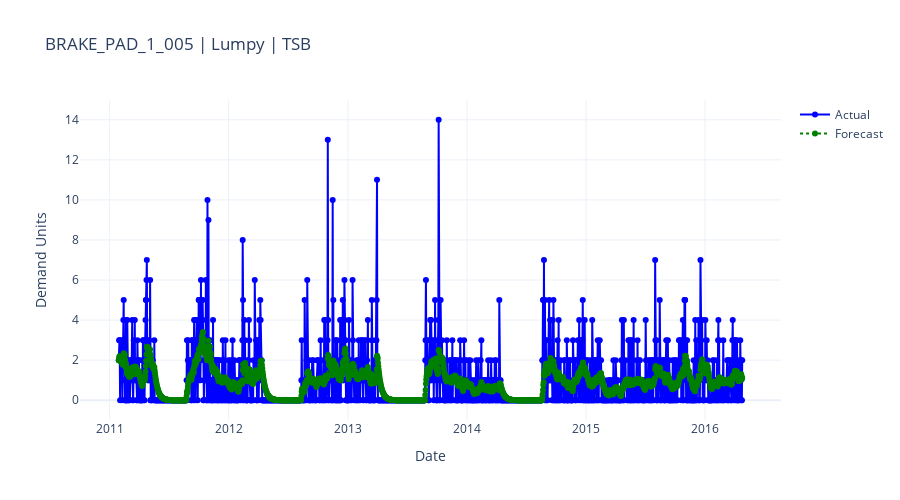

Notebook code for this chart:
### Code cell
import pandas as pd
import plotly.graph_objects as go
import ipywidgets as widgets
from IPython.display import display, clear_output

# Create dropdown
sku_selector = widgets.Dropdown(
    options=sorted(merged['part_id'].unique()),
    description='Select SKU:',
    layout=widgets.Layout(width='60%'),
    style={'description_width': 'initial'}
)

# Output widget for the plot
plot_output = widgets.Output()

# Update function using go.Figure()
def update_forecast_plot(part_id):
    with plot_output:
        clear_output(wait=True)

        sku_df = merged[merged['part_id'] == part_id].sort_values("date")

        if sku_df.empty:
            print(f"No data found for {part_id}")
            return

        actual = sku_df['daily_demand_units']
        forecasted = sku_df['forecast']
        dates = pd.to_datetime(sku_df['date'])

        fig = go.Figure()
        fig.add_trace(go.Scatter(x=dates, y=actual, mode='lines+markers', name='Actual', line=dict(color='blue')))
        fig.add_trace(go.Scatter(x=dates, y=forecasted, mode='lines+markers', name='Forecast', line=dict(color='green', dash='dot')))

        method = sku_df['model_used'].iloc[0]
        pattern = sku_df['demand_type'].iloc[0]

        fig.update_layout(
            title=f"{part_id} | {pattern} | {method}",
            xaxis_title="Date",
            yaxis_title="Demand Units",
            hovermode='x unified',
            template='plotly_white',
            height=500
        )
        fig.show()

# Link widget to function
widgets.interact(update_forecast_plot, part_id=sku_selector)

# Show output box (below dropdown)
display(plot_output)

### Figure 1 — Plotly figure (JSON) as saved in the notebook; plotly's stock layout.template omitted (floating-point values rounded to 4 significant figures; data arrays with more than 128 entries replaced by an {"elided": "..."} marker saying what was removed)
{"data": [{"line": {"color": "blue"}, "mode": "lines+markers", "name": "Actual", "type": "scatter", "x": {"elided": "1913 str values"}, "y": {"elided": "1913 int values"}}, {"line": {"color": "green", "dash": "dot"}, "mode": "lines+markers", "name": "Forecast", "type": "scatter", "x": {"elided": "1913 str values"}, "y": {"elided": "1913 float values"}}], "layout": {"height": 500, "hovermode": "x unified", "title": {"text": "BRAKE_PAD_1_005 | Lumpy | TSB"}, "xaxis": {"title": {"text": "Date"}}, "yaxis": {"title": {"text": "Demand Units"}}}}
